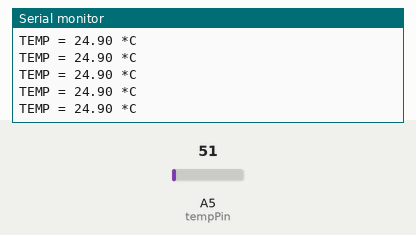
The sketch below on a simulated Arduino Uno, built with avr-gcc and run on an emulated ATmega328P. Shown: the last lines printed to the serial monitor. The inputs (shaded band) are chosen by the test bench; at power-on: A5 (tempPin) = 51.

Above: at 1.2 s.
1.3 s: A5 (tempPin) set to 61
At 1.31 s:
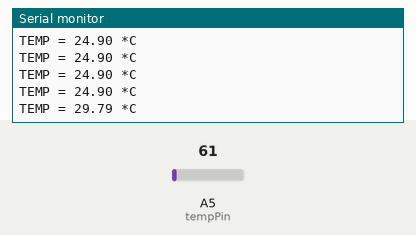
2.8 s: A5 (tempPin) set to 71
At 2.82 s:
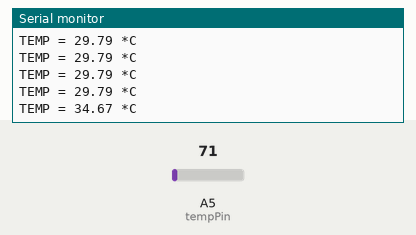
Timing chart, 0 to 5.8 s (numbered marks = the images above; inputs shaded):
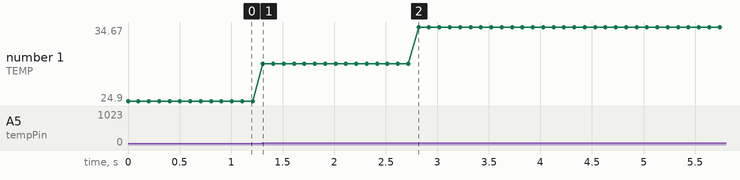

Measured:
- after the input at 1.3 s, the serial monitor: prints a new line at once (image 1)
- after the input at 2.8 s, the serial monitor: prints a new line at once (image 2)
- plotted number 1: 24.9 → 29.79 after the input at 1.3 s, 29.79 → 34.67 after the input at 2.8 s

The sketch:

4_2.ino
```cpp
int val;
int tempPin = A5;

void setup() {
  // put your setup code here, to run once:
  Serial.begin(9600);
}

void loop() {
  // put your main code here, to run repeatedly:
  val = analogRead(tempPin);
  float mv = (val / 1024.0) * 5000;
  float cel = mv / 10;

  Serial.print("TEMP = ");
  Serial.print(cel);
  Serial.print(" *C");
  Serial.println();
  delay(100);
}
```
